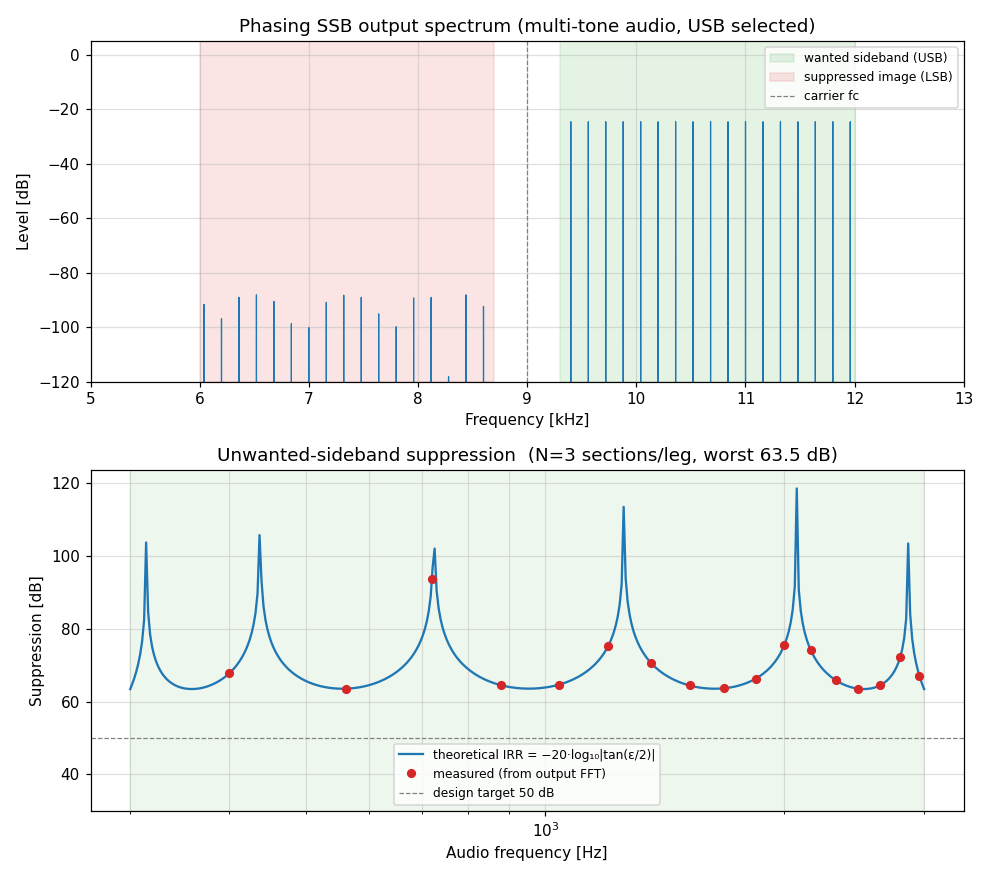

Here is the Python script that generated this plot:
"""ssb_phasing.py

Single-sideband (SSB) generation by the **phasing / Hartley method**, driven by
the all-pass 90-degree audio phase splitter designed in this repo -- the classic
scheme of a phasing HF-transceiver exciter.

Chain
-----
    audio m[n] --> two all-pass legs (I, Q, 90 deg apart across the audio band)
               --> quadrature up-conversion at the carrier fc
               --> USB / LSB

    USB:  s[n] = I[n]*cos(wc n) - Q[n]*sin(wc n)      (wanted at fc+f_audio)
    LSB:  s[n] = I[n]*cos(wc n) + Q[n]*sin(wc n)      (wanted at fc-f_audio)

Because both legs are all-pass (|H| = 1), the amplitude balance is perfect and
the unwanted-sideband suppression is set purely by the phase error eps(f) of the
splitter:

    suppression(f) = -20*log10| tan(eps(f)/2) |   =  the IRR of the design.

The demo feeds a coherent multi-tone across the audio band, up-converts, and
reads the wanted vs. image lines straight off one FFT, then overlays the
theoretical IRR curve.  In a real rig the quadrature mix happens at RF; here fc
is a low IF purely so both sidebands are visible in one spectrum.

Run:  python ssb_phasing.py
"""

import numpy as np
from scipy.signal import lfilter

import digital_phshift as dp
import elliptic_phshift as ep


# ---------------------------------------------------------------------------
#  All-pass leg and phasing modulator
# ---------------------------------------------------------------------------
def allpass_leg(x, c_col):
    """Run x through a cascade of first-order all-pass sections H=(z^-1-c)/(1-c z^-1)."""
    y = np.asarray(x, dtype=float)
    for c in np.atleast_1d(c_col):
        y = lfilter([-c, 1.0], [1.0, -c], y)     # b = -c + z^-1, a = 1 - c z^-1
    return y


def ssb_modulate(audio, c, fc, fs, sideband="USB"):
    """Phasing-method SSB. c is the (N,2) coefficient matrix from the design;
    column 0 = leg I, column 1 = leg Q (leads by 90 deg)."""
    n = np.arange(audio.size)
    wc = 2 * np.pi * fc / fs
    I = allpass_leg(audio, c[:, 0])
    Q = allpass_leg(audio, c[:, 1])
    car_c, car_s = np.cos(wc * n), np.sin(wc * n)
    if sideband.upper() == "USB":
        return I * car_c - Q * car_s
    return I * car_c + Q * car_s                 # LSB


# ---------------------------------------------------------------------------
#  Demo
# ---------------------------------------------------------------------------
def main():
    fs = 48000.0            # audio / IF sample rate
    fa, fb = 300.0, 3000.0  # HF communications audio band
    fc = 9000.0             # carrier (low IF, for visualisation)
    target_irr = 50.0       # design spec: unwanted-sideband suppression

    # --- design the 90-degree splitter from the IRR spec -------------------
    N, d, irr = ep.min_sections(fa, fb, fs, target_irr, verbose=True)
    c = d["c"]
    print("\nUsing N=%d sections/leg  (2N=%d all-pass stages), worst-case IRR %.1f dB"
          % (N, 2 * N, irr))

    # --- coherent multi-tone test signal (tones on exact FFT bins) ---------
    Nfft = 1 << 16
    df = fs / Nfft
    tone_hz = np.arange(400, 3001, 160.0)
    tone_bins = np.round(tone_hz / df).astype(int)
    tone_bins = np.unique(tone_bins)
    fc_bin = int(round(fc / df))
    fc = fc_bin * df

    n = np.arange(2 * Nfft)                       # 1 period pre-roll + 1 analysed
    audio = np.zeros(n.size)
    for k in tone_bins:
        audio += np.sin(2 * np.pi * k * n / Nfft)
    audio /= len(tone_bins)

    usb = ssb_modulate(audio, c, fc, fs, "USB")
    block = usb[Nfft:2 * Nfft]                    # steady-state, coherent window
    X = np.fft.rfft(block) / Nfft * 2.0
    faxis = np.arange(X.size) * df
    mag_db = 20 * np.log10(np.maximum(np.abs(X), 1e-12))

    # measured suppression per tone: wanted (fc+f) vs image (fc-f)
    supp_meas, f_meas = [], []
    for k in tone_bins:
        f = k * df
        w = np.abs(X[fc_bin + k])
        img = np.abs(X[fc_bin - k])
        supp_meas.append(20 * np.log10(w / max(img, 1e-12)))
        f_meas.append(f)
    supp_meas = np.array(supp_meas)
    f_meas = np.array(f_meas)

    # theoretical IRR from the splitter's phase error
    ftheo = np.logspace(np.log10(fa), np.log10(fb), 400)
    ph = dp.phfunc(d["params"], ftheo, fs)
    eps = ph[1] - ph[0] - 90.0
    irr_theo = ep.phase_error_to_irr_db(eps)

    worst = supp_meas.min()
    print("Measured worst-case sideband suppression in band: %.1f dB" % worst)

    _plots(faxis, mag_db, fc, fa, fb, f_meas, supp_meas, ftheo, irr_theo,
           worst, N, target_irr)


def _plots(faxis, mag_db, fc, fa, fb, f_meas, supp_meas, ftheo, irr_theo,
           worst, N, target_irr):
    import matplotlib
    matplotlib.use("Agg")
    import matplotlib.pyplot as plt

    fig, (ax1, ax2) = plt.subplots(2, 1, figsize=(9, 8))

    # --- SSB output spectrum ----------------------------------------------
    ax1.plot(faxis / 1000, mag_db, lw=0.8, color="C0")
    ax1.axvspan((fc + fa) / 1000, (fc + fb) / 1000, color="C2", alpha=0.12,
                label="wanted sideband (USB)")
    ax1.axvspan((fc - fb) / 1000, (fc - fa) / 1000, color="C3", alpha=0.12,
                label="suppressed image (LSB)")
    ax1.axvline(fc / 1000, color="0.5", ls="--", lw=0.8, label="carrier fc")
    ax1.set_xlim(5, 13)
    ax1.set_ylim(-120, 5)
    ax1.set_title("Phasing SSB output spectrum (multi-tone audio, USB selected)")
    ax1.set_xlabel("Frequency [kHz]"); ax1.set_ylabel("Level [dB]")
    ax1.grid(True, alpha=0.4); ax1.legend(loc="upper right", fontsize=8)

    # --- suppression vs audio frequency -----------------------------------
    ax2.semilogx(ftheo, irr_theo, color="C0",
                 label="theoretical IRR = −20·log₁₀|tan(ε/2)|")
    ax2.semilogx(f_meas, supp_meas, "o", color="C3", ms=5,
                 label="measured (from output FFT)")
    ax2.axhline(target_irr, color="0.5", ls="--", lw=0.8,
                label="design target %.0f dB" % target_irr)
    ax2.axvspan(fa, fb, color="C2", alpha=0.08)
    ax2.set_ylim(30, max(90, irr_theo.max() + 5))
    ax2.set_title("Unwanted-sideband suppression  (N=%d sections/leg, worst %.1f dB)"
                  % (N, worst))
    ax2.set_xlabel("Audio frequency [Hz]"); ax2.set_ylabel("Suppression [dB]")
    ax2.grid(True, which="both", alpha=0.4); ax2.legend(loc="lower center", fontsize=8)

    fig.tight_layout()
    out = "ssb_phasing.png"
    fig.savefig(out, dpi=110)
    print("Saved plot -> %s" % out)


if __name__ == "__main__":
    main()
